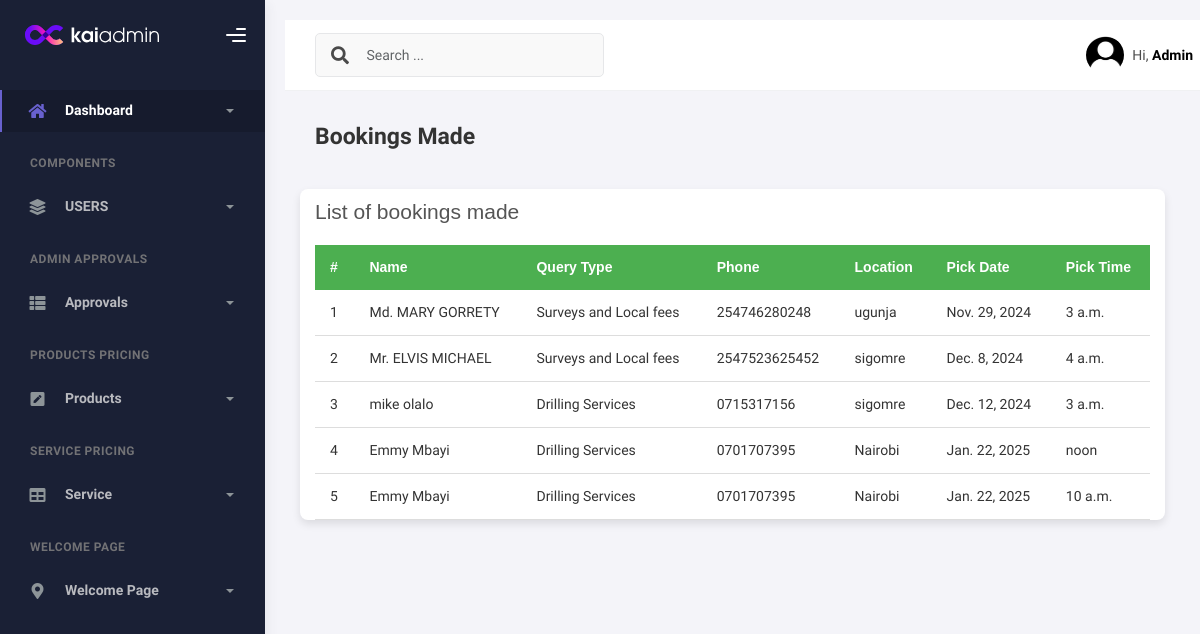
The app's page /booking_made with its own data.
### welcome/models.py (models this page shows, shortened)
class booking(models.Model):
    query_type = models.CharField(max_length=50, null=False, blank=False)
    location = models.CharField(max_length=50, null=False, blank=False)
    pick_date = models.DateField()
    pick_time = models.TimeField()
    name = models.CharField(max_length=255, null=False, blank=False, default="XXXXXXXX")
    phone = models.CharField(max_length=13, null=False, blank=False, default="XXXXXXXX")

### custom_admin/views.py (the view)
# urls.py: path('booking_made', views.booking_made, name='booking_made'),
def booking_made(request):
    book = booking.objects.all()
    return render(request, 'admincustom/bookings_made.html', {'book': book})

### custom_admin/templates/admincustom/bookings_made.html (shortened to what this page needs)
{% load static %}
<!DOCTYPE html>
<html lang="en">
<head>
    <link href="https://cdn.jsdelivr.net/npm/bootstrap-icons/font/bootstrap-icons.css" rel="stylesheet">
    <link href="https://cdn.jsdelivr.net/npm/bootstrap@5.3.3/dist/css/bootstrap.min.css" rel="stylesheet"
>
    <link rel="stylesheet" href="{% static 'assets/css/bootstrap.min.css' %}"/>
    <link rel="stylesheet" href="{% static 'assets/css/plugins.min.css' %}"/>
    <link rel="stylesheet" href="{% static 'assets/css/kaiadmin.min.css' %}"/>
</head>
<body>
<div class="wrapper">
    <div class="sidebar" data-background-color="dark">
        <div class="sidebar-logo">
            <div class="logo-header" data-background-color="dark">
                <a href="/custo" class="logo">
                    <img
                            src="{% static 'assets/img/kaiadmin/logo_light.svg' %}"
                            alt="navbar brand"
                            class="navbar-brand"
                            height="20"
                    />
                </a>
                <div class="nav-toggle">
                    <button class="btn btn-toggle toggle-sidebar">
                        <i class="gg-menu-right"></i>
                    </button>
                </div>
            </div>
        </div>
        <div class="sidebar-wrapper scrollbar scrollbar-inner">
            <div class="sidebar-content">
                <ul class="nav nav-secondary">
                    <li class="nav-item active">
                        <a
                                data-bs-toggle="collapse"
                                href="#dashboard"
                                class="collapsed"
                                aria-expanded="false"
                        >
                            <i class="fas fa-home"></i>
                            <p>Dashboard</p>
                            <span class="caret"></span>
                        </a>
                    </li>
                    <li class="nav-section">
                        <h4 class="text-section">Components</h4>
                    </li>
                    <li class="nav-item">
                        <a data-bs-toggle="collapse" href="#base">
                            <i class="fas fa-layer-group"></i>
                            <p>USERS</p>
                            <span class="caret"></span>
                        </a>
                    </li>
                    <li class="nav-section">
                        <h4 class="text-section">ADMIN APPROVALS</h4>
                    </li>
                    <li class="nav-item">
                        <a data-bs-toggle="collapse" href="#sidebarLayouts">
                            <i class="fas fa-th-list"></i>
                            <p>Approvals</p>
                            <span class="caret"></span>
                        </a>
                    </li>
                    <li class="nav-section">
                        <h4 class="text-section">PRODUCTS PRICING</h4>
                    </li>
                    <li class="nav-item">
                        <a data-bs-toggle="collapse" href="#forms">
                            <i class="fas fa-pen-square"></i>
                            <p>Products</p>
                            <span class="caret"></span>
                        </a>
                    </li>
                    <li class="nav-section">
                        <h4 class="text-section">SERVICE PRICING</h4>
                    </li>
                    <li class="nav-item">
                        <a data-bs-toggle="collapse" href="#tables">
                            <i class="fas fa-table"></i>
                            <p>Service</p>
                            <span class="caret"></span>
                        </a>
                    </li>
                    <li class="nav-section">
                        <h4 class="text-section">WELCOME PAGE</h4>
                    </li>
                    <li class="nav-item">
                        <a data-bs-toggle="collapse" href="#maps">
                            <i class="fas fa-map-marker-alt"></i>
                            <p>Welcome Page</p>
                            <span class="caret"></span>
                        </a>
                    </li>
                </ul>
            </div>
        </div>
    </div>
    <div class="main-panel">
        <div class="main-header">
            <nav
                    class="navbar navbar-header navbar-header-transparent navbar-expand-lg border-bottom"
            >
                <div class="container-fluid">
                    <nav
                            class="navbar navbar-header-left navbar-expand-lg navbar-form nav-search p-0 d-none d-lg-flex"
                    >
                        <div class="input-group">
                            <div class="input-group-prepend">
                                <button type="submit" class="btn btn-search pe-1">
                                    <i class="fa fa-search search-icon"></i>
                                </button>
                            </div>
                            <input
                                    type="text"
                                    placeholder="Search ..."
                                    class="form-control"
                            />
                        </div>
                    </nav>
                    <ul class="navbar-nav topbar-nav ms-md-auto align-items-center">
                        <li class="nav-item topbar-user dropdown hidden-caret">
                            <a
                                    class="dropdown-toggle profile-pic"
                                    data-bs-toggle="dropdown"
                                    href="#"
                                    aria-expanded="false"
                            >
                                <div class="avatar-sm">
                                    <img
                                            src="{% static 'assets/img/profile4.jpg' %}"
                                            alt="..."
                                            class="avatar-img rounded-circle"
                                    />
                                </div>
                                <span class="profile-username">
                      <span class="op-7">Hi,</span>
                      <span class="fw-bold">Admin</span>
                    </span>
                            </a>
                        </li>
                    </ul>
                </div>
            </nav>
        </div>
        <div class="container">
            <div class="page-inner">
                <div
                        class="d-flex align-items-left align-items-md-center flex-column flex-md-row pt-2 pb-4"
                >
                    <div>
                        <h3 class="fw-bold mb-3">Bookings Made</h3>
                    </div>
                </div>
                <div class="row">
                    </head>
                    <body>
                    <div class="table-container">
                        <table>
                            <caption>List of bookings made</caption>
                            <thead>
                            <tr>
                                <th>#</th>
                                <th>Name</th>
                                <th>Query Type</th>
                                <th>Phone</th>
                                <th>Location</th>
                                <th>Pick Date</th>
                                <th>Pick Time</th>
                            </tr>
                            </thead>
                            {% for books in book %}
                            <tbody>
                            <tr>
                                <td>{{ forloop.counter }}</td>
                                <td>{{ books.name }}</td>
                                <td>{{ books.query_type }}</td>
                                <td>{{ books.phone }}</td>
                                <td>{{ books.location }}</td>
                                <td>{{ books.pick_date }}</td>
                                <td>{{ books.pick_time }}</td>
                            </tr>
                            </tbody>
                            {% endfor %}
                        </table>
                    </div>
</div>
</div>
</div>
</body>
</html>

### custom_admin/templates/admincustom/bookings_made.html (style rules this page uses)
body { font-family: Arial, sans-serif; margin: 20px; background-color: #f4f4f9; color: #333; }
.table-container { overflow-x: auto; box-shadow: 0 4px 8px rgba(0, 0, 0, 0.1); border-radius: 8px; background: white; }
table { width: 100%; border-collapse: collapse; min-width: 600px; }
th, td { text-align: left; padding: 12px 15px; word-wrap: break-word; }
th { background-color: #4CAF50; color: white; font-weight: bold; }
td { border-bottom: 1px solid #ddd; }
caption { caption-side: top; font-size: 1.5em; margin-bottom: 10px; color: #555; }

### records on screen
booking: name "Md. MARY GORRETY", query_type "Surveys and Local fees", phone "254746280248", location "ugunja", pick_date "Nov. 29, 2024", pick_time "3 a.m."
booking: name "Mr. ELVIS MICHAEL", query_type "Surveys and Local fees", phone "2547523625452", location "sigomre", pick_date "Dec. 8, 2024", pick_time "4 a.m."
booking: name "mike olalo", query_type "Drilling Services", phone "0715317156", location "sigomre", pick_date "Dec. 12, 2024", pick_time "3 a.m."
booking: name "Emmy Mbayi", query_type "Drilling Services", phone "0701707395", location "Nairobi", pick_date "Jan. 22, 2025", pick_time "noon"
booking: name "Emmy Mbayi", query_type "Drilling Services", phone "0701707395", location "Nairobi", pick_date "Jan. 22, 2025", pick_time "10 a.m."
